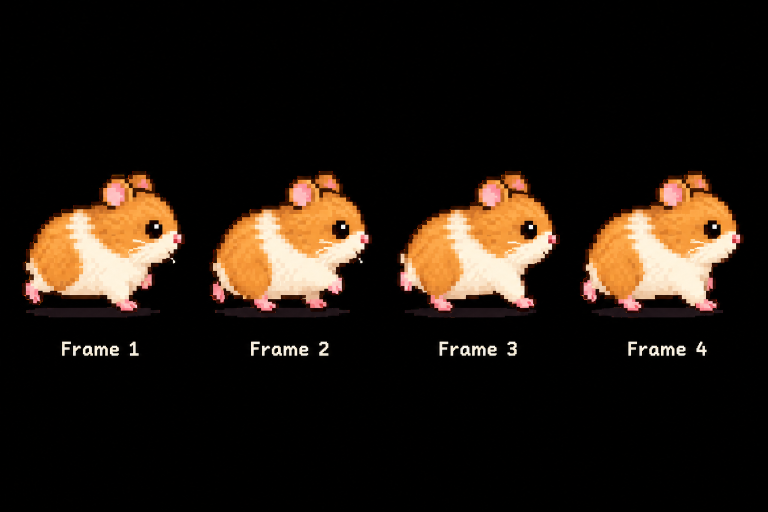
#> input picture reference/walk_sheet.png, 1536 x 1024 px (shown at 1/2 size)
$ python make_walk.py ../reference/walk_sheet.png
#> lines starting #> are read from the running program, lines starting #| are printed output that depends on the picture; after the words box and inside, x2 and y2 are one past the last pixel; in counts of white or black regions, pixels touching at a corner belong together
### tools/make_sprites.py
"""Build pixel sprites from the character sheet (run once; output goes to assets/).
Usage: python tools/make_sprites.py path/to/Hamster_Pixel-Art_Character_Sheet.png
Requires: pillow, numpy, scipy"""
import json
import sys
from pathlib import Path

import numpy as np
from PIL import Image
from scipy import ndimage as ndi

CELL = 7.5   # source pixels per sprite pixel
BG = np.array([253, 247, 234])
PAL = {
    "O": (92, 48, 16),     # outline
    "K": (34, 16, 8),      # eye black
    "G": (248, 169, 81),   # ginger
    "D": (226, 140, 56),   # darker ginger
    "C": (253, 245, 228),  # cream
    "P": (250, 168, 164),  # pink
    "W": (255, 255, 255),  # highlight
}
WEIGHT = {"O": 1.5, "K": 1.8, "G": 1.0, "D": 1.0, "C": 1.0, "P": 1.4, "W": 1.2}
KEYS = list(PAL)
PARR = np.array([PAL[k] for k in KEYS], float)

BOXES = {  # name: (x0, y0, x1, y1) in the sheet
    "front": (37, 115, 293, 404), "back": (338, 118, 597, 406),
    "left": (637, 122, 900, 408), "right": (947, 122, 1210, 409),
    "three": (785, 495, 1092, 785),
}


# [40 lines left out: function grid_from_crop, not called in this run]


def cleanup(g):
    h, w = len(g), len(g[0])
    def at(y, x):
        return g[y][x] if 0 <= y < h and 0 <= x < w else "."
    N4 = ((1, 0), (-1, 0), (0, 1), (0, -1))
    N8 = N4 + ((1, 1), (1, -1), (-1, 1), (-1, -1))
    # 1) stray pink / white specks inside fur become the surrounding colour
    for _ in range(2):
        new = [r[:] for r in g]
        for y in range(h):
            for x in range(w):
                k = g[y][x]
                if k in "P":
                    same = sum(at(y + dy, x + dx) == k for dy, dx in N8)
                    if same < 2:
                        nb = [at(y + dy, x + dx) for dy, dx in N8 if at(y + dy, x + dx) not in ".OKPW"]
                        if nb:
                            new[y][x] = max(set(nb), key=nb.count)
        g = new
    # 2) silhouette edge is always outline
    new = [r[:] for r in g]
    for y in range(h):
        for x in range(w):
            if g[y][x] not in ".OP" and any(at(y + dy, x + dx) == "." for dy, dx in N4):
                new[y][x] = "O"
    g = new
    # 3) lonely transparent holes inside the body
    for y in range(h):
        for x in range(w):
            if g[y][x] == "." and all(at(y + dy, x + dx) != "." for dy, dx in N4):
                nb = [at(y + dy, x + dx) for dy, dx in N4]
                g[y][x] = max(set(nb), key=nb.count)
    return g


# [9 lines left out: function save_png, not called in this run]


# [12 lines that do not run on import are left out]

### tools/make_walk.py
"""Turn the 4-frame walking sheet into pixel frames (assets/grids.json: walk0..walk3).
Usage: python tools/make_walk.py path/to/walk_sheet.png"""
import json
import sys
from pathlib import Path

import numpy as np
from PIL import Image
from scipy import ndimage as ndi

sys.path.insert(0, str(Path(__file__).parent))
from make_sprites import PAL as _PAL, WEIGHT as _W, cleanup  # noqa: E402

PAL = dict(_PAL)
PAL["E"] = (232, 204, 168)          # shaded cream (belly underside)
WEIGHT = dict(_W)
WEIGHT["E"] = 1.0
WEIGHT["P"] = 1.15
KEYS = list(PAL)
PARR = np.array([PAL[k] for k in KEYS], float)

CELL = 7.2
EYE_GUESS = [(308, 458), (682, 458), (1057, 460), (1425, 460)]
BOX = (-280, -130, 85, 190)          # relative to the eye: left, up, right, down


def eye_anchor(a, guess):
    gx, gy = guess
    dark = a.sum(2) < 60
    lab, _ = ndi.label(dark)
    ids = np.unique(lab[gy - 18:gy + 18, gx - 18:gx + 18])
    ids = [i for i in ids if i]
    best = max(ids, key=lambda i: (lab == i).sum())
    ys, xs = np.where(lab == best)
    return int(xs.mean()), int(ys.mean())


def frame_grid(a, anchor):
    ax, ay = anchor
    x0, y0 = ax + BOX[0], ay + BOX[1]
    x1, y1 = ax + BOX[2], ay + BOX[3]
    crop = a[y0:y1, x0:x1]
    fg = crop.sum(2) > 95                     # black background and dark shadow are dropped
    fg = ndi.binary_opening(fg, iterations=1)
    lab, n = ndi.label(fg)
    if n > 1:                                 # keep the biggest blob (the hamster)
        sizes = ndi.sum(fg, lab, range(1, n + 1))
        fg = lab == (1 + int(np.argmax(sizes)))
    fg = ndi.binary_fill_holes(fg)
    d = ((crop[:, :, None, :] - PARR[None, None, :, :]) ** 2).sum(3)
    cls = d.argmin(2)
    h, w = fg.shape
    rows, cols = int(np.ceil(h / CELL)), int(np.ceil(w / CELL))
    g = [["."] * cols for _ in range(rows)]
    for r in range(rows):
        for c in range(cols):
            ya, yb = int(r * CELL), int((r + 1) * CELL)
            xa, xb = int(c * CELL), int((c + 1) * CELL)
            m = fg[ya:yb, xa:xb]
            if m.size == 0 or m.mean() < 0.5:
                continue
            blk = cls[ya:yb, xa:xb][m]
            score = {k: (blk == i).sum() * WEIGHT[k] for i, k in enumerate(KEYS)}
            k = max(score, key=score.get)
            if k == "O":                      # sheet has no outline: dark edge = fur shadow
                k = "D"
            if (blk == KEYS.index("W")).sum() >= 0.1 * len(blk) and \
                    (blk == KEYS.index("K")).sum() >= 0.2 * len(blk):
                k = "W"
            g[r][c] = k
    return g


def add_outline(g):
    h, w = len(g), len(g[0])
    pad = [["."] * (w + 2) for _ in range(h + 2)]
    for y in range(h):
        for x in range(w):
            pad[y + 1][x + 1] = g[y][x]
    out = [r[:] for r in pad]
    for y in range(h + 2):
        for x in range(w + 2):
            if pad[y][x] == ".":
                for dy, dx in ((1, 0), (-1, 0), (0, 1), (0, -1)):
                    ny, nx = y + dy, x + dx
                    if 0 <= ny < h + 2 and 0 <= nx < w + 2 and pad[ny][nx] not in ".":
                        out[y][x] = "O"
                        break
    return out


if __name__ == "__main__":
    a = np.array(Image.open(sys.argv[1]).convert("RGB")).astype(float)
    grids = []
    for guess in EYE_GUESS:
        anc = eye_anchor(a, guess)
        grids.append(cleanup(add_outline(frame_grid(a, anc))))
#> this loop made 4 passes
#> (ids in eye_anchor, best in eye_anchor, ax in frame_grid, ay in frame_grid, x0 in frame_grid, y0 in frame_grid, x1 in frame_grid, y1 in frame_grid) on passes 1 to 4: ([180], 180, 306, 458, 26, 328, 391, 648), ([181], 181, 680, 459, 400, 329, 765, 649), ([186, 212], 186, 1056, 459, 776, 329, 1141, 649), ([182], 182, 1423, 459, 1143, 329, 1508, 649)
#> pass 1, in eye_anchor, `dark = a.sum(2) < 60`:
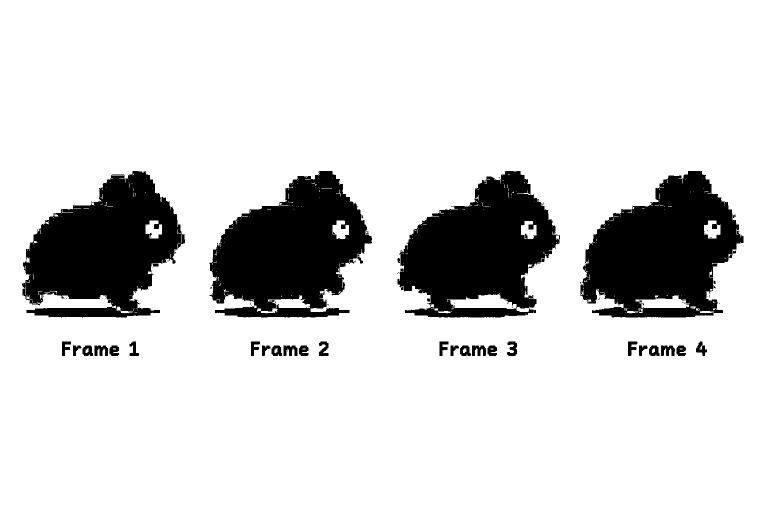
#> dark: shape (1024, 1536) bool (shown at 1/2 size); 84.2% white; 96 black regions (62 under 20 px), largest, box (x1, y1, x2, y2) and area: (1160, 342, 1487, 635) 61066, (418, 342, 744, 635) 60504, (44, 342, 370, 635) 59630
#> pass 1, in eye_anchor, `lab, _ = ndi.label(dark)`:
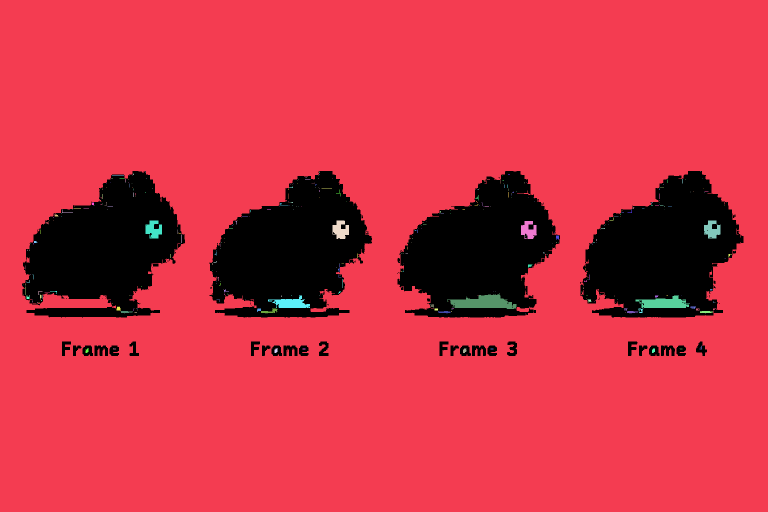
#> lab: shape (1024, 1536) int32 (shown at 1/2 size); 386 distinct labels, from 0 to 385; one colour per label, 0 black
#> pass 1, in frame_grid, `crop = a[y0:y1, x0:x1]`:
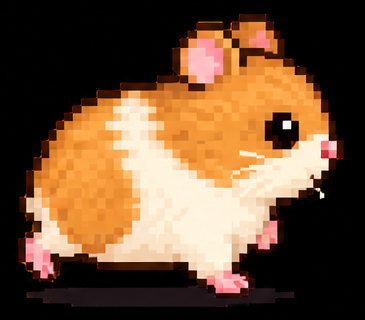
#> crop: shape (320, 365, 3) float64; mean R, G, B 109.7, 79.8, 54.1
#> pass 1, in frame_grid, `fg = crop.sum(2) > 95`:
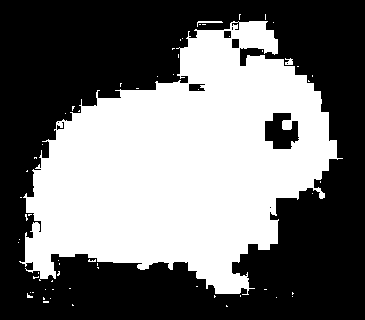
#> fg: shape (320, 365) bool; 44.1% white; 62 white regions (59 under 20 px), largest, box (x1, y1, x2, y2) and area: (19, 21, 343, 295) 51223, (197, 21, 223, 27) 54, (285, 58, 293, 65) 41
#> after the loop, grids = 4 items
    # common bounding box so frames keep their relative positions
    H = max(len(g) for g in grids)
#> H = 47
    W = max(len(g[0]) for g in grids)
#> W = 53
    boxes = []
    for g in grids:
        ys = [y for y, r in enumerate(g) if any(ch != "." for ch in r)]
        xs = [x for r in g for x, ch in enumerate(r) if ch != "."]
        boxes.append((min(xs), min(ys), max(xs), max(ys)))
#> this loop made 4 passes
#> after the loop, boxes = [(4, 3, 48, 42), (3, 3, 48, 42), (4, 3, 48, 42), (3, 3, 48, 42)]
    x0 = min(b[0] for b in boxes); y0 = min(b[1] for b in boxes)
#> after `x0 = min((b[0] for b in boxes))`: x0 = 3
#> after `y0 = min((b[1] for b in boxes))`: y0 = 3
    x1 = max(b[2] for b in boxes); y1 = max(b[3] for b in boxes)
#> after `x1 = max((b[2] for b in boxes))`: x1 = 48
#> after `y1 = max((b[3] for b in boxes))`: y1 = 42
    out = [[r[x0:x1 + 1] for r in g[y0:y1 + 1]] for g in grids]
#> out = 4 items
    path = Path(__file__).resolve().parent.parent / "assets" / "grids.json"
#> (the run stopped early here; a loop or call above may not have finished)

$ run again, with reference/drinking_sheet.png copied over reference/walk_sheet.png
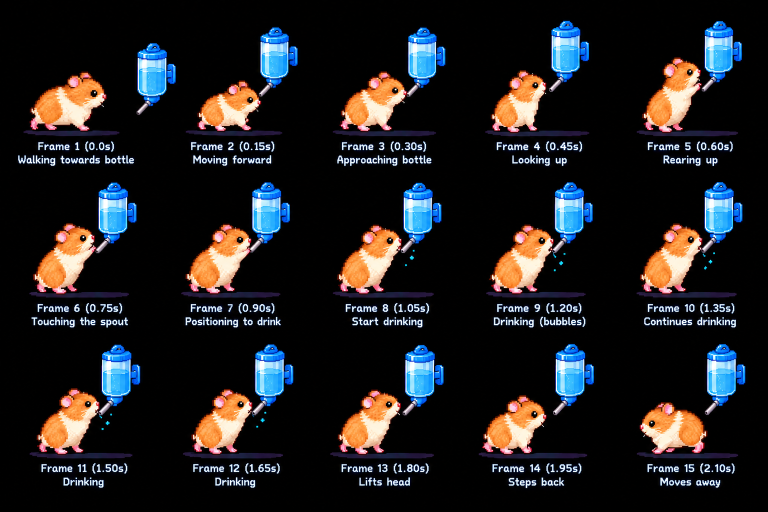
#> input picture reference/drinking_sheet.png, 1536 x 1024 px (shown at 1/2 size)
#> the loop `for guess in EYE_GUESS:` made 4 passes
#> ids in eye_anchor on passes 1 to 4: [1], [1], [1, 186, 197, 203, 210], [1]
#> pass 1, in eye_anchor, `lab, _ = ndi.label(dark)`:
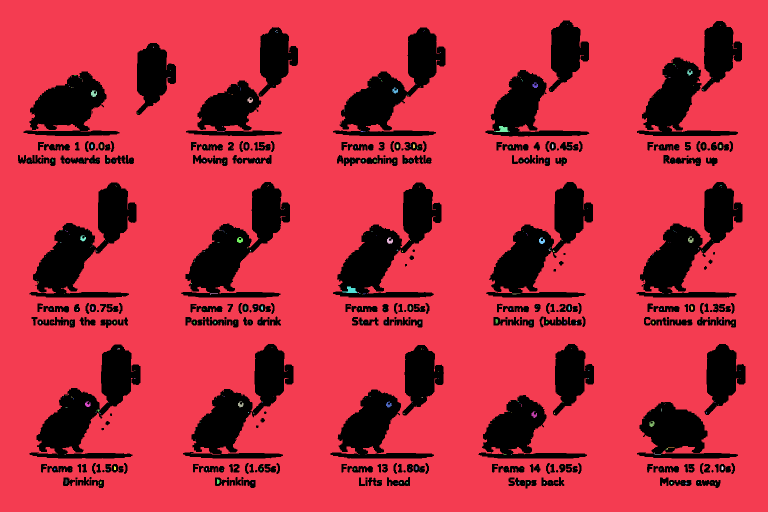
#> lab: shape (1024, 1536) int32 (shown at 1/2 size); 496 distinct labels, from 0 to 495; one colour per label, 0 black
#> pass 1, in frame_grid, `fg = crop.sum(2) > 95`:
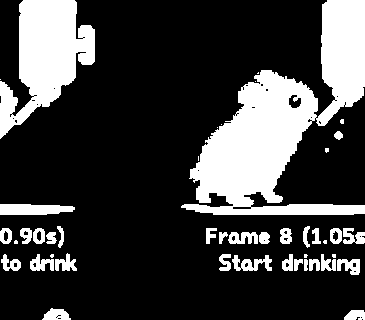
#> fg: shape (320, 365) bool; 24.1% white; 44 white regions (13 under 20 px), largest, box (x1, y1, x2, y2) and area: (181, 0, 365, 215) 16222, (0, 0, 95, 139) 6957, (0, 204, 75, 215) 701
#> after the loop `for guess in EYE_GUESS:`: grids = 4 items
#> H = 47
#> W = 53
#> the loop `for g in grids:` made 4 passes
#> after the loop `for g in grids:`: boxes = [(27, 10, 45, 30), (27, 10, 45, 30), (27, 10, 45, 30), (27, 10, 45, 30)]
#> `x0 = min((b[0] for b in boxes))`: x0 = 27
#> `y0 = min((b[1] for b in boxes))`: y0 = 10
#> `x1 = max((b[2] for b in boxes))`: x1 = 45
#> `y1 = max((b[3] for b in boxes))`: y1 = 30
#> `out = [[r[x0:x1 + 1] for r in g[y0:y1 + 1]] for g in grids]`: out = 4 items
